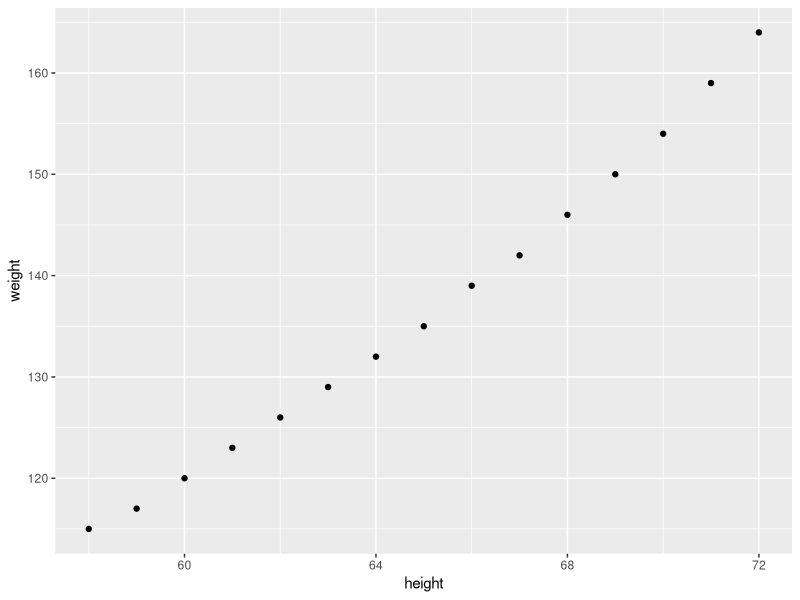
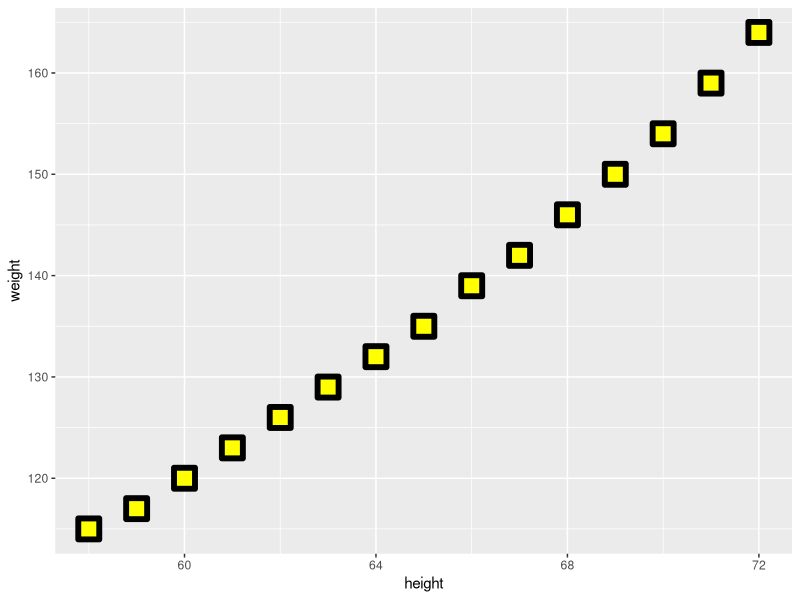

These charts were generated, in order, by the following R code:
#This code chunk identifies my working directory 
#and sets it to where I want to save and fetch files
#TASK: fill in between the parentheses if needed. 
#If not needed, make the two lines a comment
#getwd()
setwd(dir)

#This brings the 'women' data into my environment from Base R
women

#This code saves the women data as a dataframe with my name
#TASK: Change Anna to your name
Jaden_mydata<-women

#This code chunk allows me to see the top 2 rows of my data
#TASK: replace the ? with the function that returns the top rows
head(Jaden_mydata, 2)

#This code chunk shows me the structure 
#Such as number of columns, number of observations, what the variables are, and some of the corresponding observations.
#Task: Complete the comment above 
#by filling in the blank with what else the str function returns
str(Jaden_mydata)

#This code chunk shows me some basic summary stats
#Such as Min, Q1, Med, Q3, Max and Mean
#Task: Complete the comment above
summary(Jaden_mydata)

#this allows me to apply the function to just one certain column
#Task: replace the ? in the code below with the correct character
mean(Jaden_mydata$height)

#This allows me to save one column as its own object ('values' in the Environment)
#I can see the values in the Environment window
Just_Height<- (Jaden_mydata$height)
#Task: Write the code below to create an object for the just weight column
Just_weight<- (Jaden_mydata$weight)

#This takes the individual objects ('values' in the Environment) and creates a dataframe
#I can see the Data in the Environment 
#Task: replace the ? in the code below with the correct character
HeightandWeight <- data.frame(Just_Height, Just_weight)

#This code chunk creates a subset from my dataset
#Note that the subset only appears in the Console (not the Environment)
#If I wanted to save the subset, I would need to name it as done in the code above
Heightandweight2 <- subset(HeightandWeight, Just_Height>65)

#TASK: replace the ?'s below with the correct functions
#This shows me how many rows are in my dataset
nrow(HeightandWeight)
#This shows me how many columns are in my dataset
ncol(HeightandWeight)

#This also shows me how many rows and columns with just one function
#TASK: replace the ? with the correct function
dim(HeightandWeight)

#This code will install the tibble package
install.packages("tibble")
#This code calls the tibble package so I can use its functions
library(tibble)

#TASK: Run the next few lines of code and note the difference in what the lines return
#Put your noted difference in a new comment below
#The difference between the two would be obviously the number of columns. NewWomen includes the HeightandWeight dataset with the Just_weight and Just_Height
NewWomen<-tibble(HeightandWeight, height=Just_Height, weight=Just_weight)
NewWomen1<-tibble(height=Just_Height, weight=Just_weight)
View(NewWomen)
View(NewWomen1)

#This installs the ggplot2 package
#TASK: replace the ? with the word needed to install the ggplot2 package
install.packages("ggplot2")

#This calls the gglot2 package so I can use the functions in it
#TASK: replace the ? with the function that call the package
library(ggplot2)

#This produces a scatterplot of the height and weight columns
ggplot(NewWomen, aes(x=height, y=weight)) + 
  geom_point()

#Optional 'Just for fun' TASK: Change the arguments for the geom point and see what happens to the plot
ggplot(NewWomen, aes(x=height, y=weight)) + 
  geom_point(shape = 22, colour = "black", fill = "Yellow", size = 6, stroke = 3)
